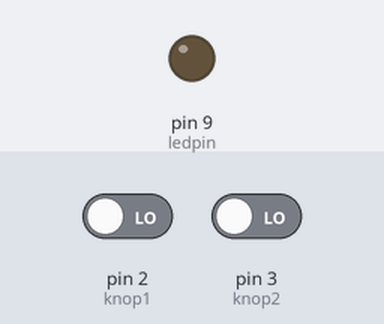
The sketch below on a simulated Arduino Uno, built with avr-gcc and run on an emulated ATmega328P. Shown: output pins drawn as LEDs (lit = HIGH). The test bench sets the inputs (shaded band); at power-on: pin 2 (knop1) LOW, pin 3 (knop2) LOW.

Above: at 1.2 s.
1.3 s: pin 2 (knop1) driven HIGH and pin 3 (knop2) driven HIGH
At 1.8 s:
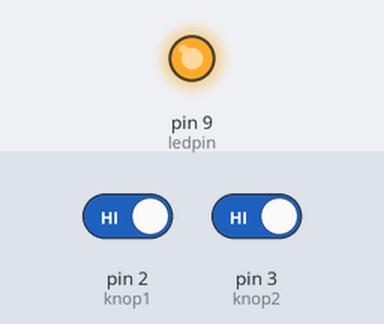
2.8 s: pin 2 (knop1) driven LOW
At 4.0 s:
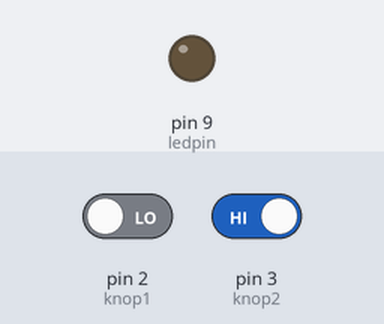
4.3 s: pin 2 (knop1) driven HIGH
At 5.3 s:
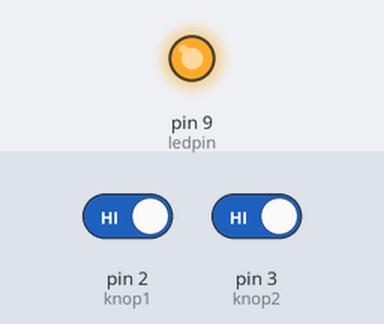
Timing chart, 0 to 7.3 s (numbered marks = the images above; inputs shaded):
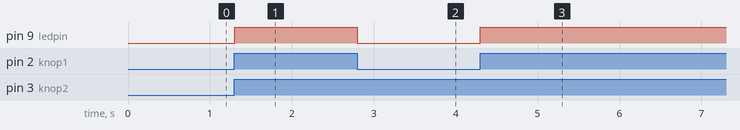

The sketch:

opdracht_5_kluisbeveiliging.ino
```cpp
int knop1 = 2;
int knop2 = 3;
int ledpin = 9;

int toestandknop2 = 1;
int toestandknop1 = 1;

void setup(){
 pinMode(ledpin,OUTPUT);
 pinMode(knop1,INPUT);
 pinMode(knop2,INPUT);
}

void loop(){
   toestandknop1 = digitalRead(knop1);
   toestandknop2 = digitalRead(knop2);
   if(toestandknop1 == HIGH && toestandknop2 == HIGH){digitalWrite(ledpin,HIGH);}
   else{digitalWrite(ledpin,LOW);}
   delay(100);
}
```

Measured:
- after the input at 1.3 s, pin 9 (ledpin): LOW → HIGH at once
- after the input at 2.8 s, pin 9 (ledpin): HIGH → LOW at once
- after the input at 4.3 s, pin 9 (ledpin): LOW → HIGH at once
